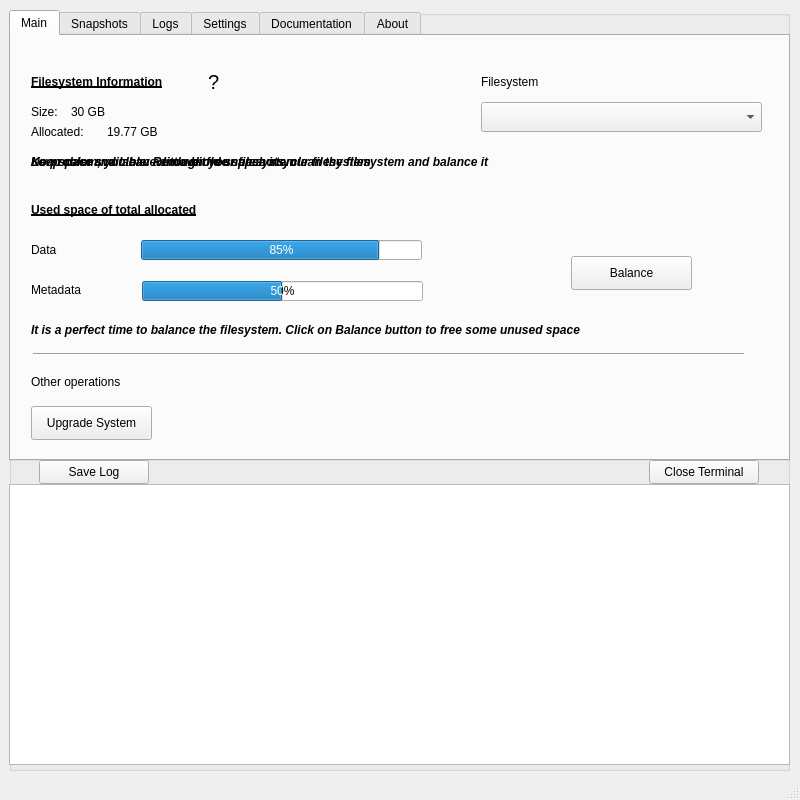
<?xml version="1.0" encoding="UTF-8"?>
<ui version="4.0">
 <class>mainWindow</class>
 <widget class="QMainWindow" name="mainWindow">
  <property name="geometry">
   <rect>
    <x>0</x>
    <y>0</y>
    <width>800</width>
    <height>800</height>
   </rect>
  </property>
  <property name="minimumSize">
   <size>
    <width>800</width>
    <height>600</height>
   </size>
  </property>
  <property name="maximumSize">
   <size>
    <width>800</width>
    <height>800</height>
   </size>
  </property>
  <property name="windowTitle">
   <string>ButterManager (A BTRFS Tool)</string>
  </property>
  <widget class="QWidget" name="centralwidget">
   <widget class="QWidget" name="gridLayoutWidget">
    <property name="geometry">
     <rect>
      <x>9</x>
      <y>10</y>
      <width>781</width>
      <height>761</height>
     </rect>
    </property>
    <layout class="QGridLayout" name="gridLayout">
     <item row="0" column="0">
      <widget class="QGroupBox" name="group_box">
       <property name="title">
        <string/>
       </property>
       <widget class="QTabWidget" name="tab_buttermanager">
        <property name="geometry">
         <rect>
          <x>0</x>
          <y>0</y>
          <width>781</width>
          <height>451</height>
         </rect>
        </property>
        <property name="currentIndex">
         <number>0</number>
        </property>
        <widget class="QWidget" name="tab_main">
         <attribute name="title">
          <string>Main</string>
         </attribute>
         <widget class="QPushButton" name="button_balance">
          <property name="geometry">
           <rect>
            <x>560</x>
            <y>220</y>
            <width>121</width>
            <height>34</height>
           </rect>
          </property>
          <property name="toolTip">
           <string>Balance the selected filesystem</string>
          </property>
          <property name="text">
           <string>Balance</string>
          </property>
         </widget>
         <widget class="QPushButton" name="button_upgrade_system">
          <property name="geometry">
           <rect>
            <x>20</x>
            <y>370</y>
            <width>121</width>
            <height>34</height>
           </rect>
          </property>
          <property name="toolTip">
           <string>Upgrade the system creating a previous snapshot and removing old snapshots according to configuration</string>
          </property>
          <property name="text">
           <string>Upgrade System</string>
          </property>
         </widget>
         <widget class="QLabel" name="label_filesystem_info">
          <property name="geometry">
           <rect>
            <x>20</x>
            <y>30</y>
            <width>171</width>
            <height>31</height>
           </rect>
          </property>
          <property name="font">
           <font>
            <weight>75</weight>
            <bold>true</bold>
            <underline>true</underline>
           </font>
          </property>
          <property name="text">
           <string>Filesystem Information</string>
          </property>
         </widget>
         <widget class="QProgressBar" name="progressbar_data">
          <property name="geometry">
           <rect>
            <x>130</x>
            <y>204</y>
            <width>281</width>
            <height>20</height>
           </rect>
          </property>
          <property name="value">
           <number>85</number>
          </property>
         </widget>
         <widget class="QLabel" name="label_filesystem_data">
          <property name="geometry">
           <rect>
            <x>20</x>
            <y>203</y>
            <width>31</width>
            <height>21</height>
           </rect>
          </property>
          <property name="text">
           <string>Data</string>
          </property>
         </widget>
         <widget class="QLabel" name="label_filesystem_metadata">
          <property name="geometry">
           <rect>
            <x>20</x>
            <y>243</y>
            <width>61</width>
            <height>21</height>
           </rect>
          </property>
          <property name="text">
           <string>Metadata</string>
          </property>
         </widget>
         <widget class="QProgressBar" name="progressbar_metadata">
          <property name="geometry">
           <rect>
            <x>131</x>
            <y>245</y>
            <width>281</width>
            <height>20</height>
           </rect>
          </property>
          <property name="value">
           <number>50</number>
          </property>
         </widget>
         <widget class="QLabel" name="label_filesystem">
          <property name="geometry">
           <rect>
            <x>470</x>
            <y>30</y>
            <width>81</width>
            <height>31</height>
           </rect>
          </property>
          <property name="text">
           <string>Filesystem</string>
          </property>
         </widget>
         <widget class="QComboBox" name="combobox_filesystem">
          <property name="geometry">
           <rect>
            <x>470</x>
            <y>66</y>
            <width>281</width>
            <height>30</height>
           </rect>
          </property>
         </widget>
         <widget class="Line" name="line">
          <property name="geometry">
           <rect>
            <x>22</x>
            <y>310</y>
            <width>711</width>
            <height>16</height>
           </rect>
          </property>
          <property name="orientation">
           <enum>Qt::Horizontal</enum>
          </property>
         </widget>
         <widget class="QLabel" name="label_other_operations">
          <property name="geometry">
           <rect>
            <x>20</x>
            <y>330</y>
            <width>111</width>
            <height>31</height>
           </rect>
          </property>
          <property name="text">
           <string>Other operations</string>
          </property>
         </widget>
         <widget class="QLabel" name="label_filesystem_size">
          <property name="geometry">
           <rect>
            <x>20</x>
            <y>60</y>
            <width>31</width>
            <height>31</height>
           </rect>
          </property>
          <property name="text">
           <string>Size:</string>
          </property>
         </widget>
         <widget class="QLabel" name="label_filesystem_size_value">
          <property name="geometry">
           <rect>
            <x>60</x>
            <y>60</y>
            <width>111</width>
            <height>31</height>
           </rect>
          </property>
          <property name="text">
           <string>30 GB</string>
          </property>
         </widget>
         <widget class="QLabel" name="label_filesystem_allocated">
          <property name="geometry">
           <rect>
            <x>20</x>
            <y>80</y>
            <width>71</width>
            <height>31</height>
           </rect>
          </property>
          <property name="text">
           <string>Allocated:</string>
          </property>
         </widget>
         <widget class="QLabel" name="label_filesystem_allocated_value">
          <property name="geometry">
           <rect>
            <x>96</x>
            <y>80</y>
            <width>79</width>
            <height>31</height>
           </rect>
          </property>
          <property name="text">
           <string>19.77 GB</string>
          </property>
         </widget>
         <widget class="QLabel" name="label_filesystem_lost_info">
          <property name="geometry">
           <rect>
            <x>20</x>
            <y>163</y>
            <width>201</width>
            <height>21</height>
           </rect>
          </property>
          <property name="font">
           <font>
            <weight>75</weight>
            <bold>true</bold>
            <underline>true</underline>
           </font>
          </property>
          <property name="text">
           <string>Used space of total allocated</string>
          </property>
         </widget>
         <widget class="QLabel" name="label_filesystem_info_more">
          <property name="geometry">
           <rect>
            <x>197</x>
            <y>37</y>
            <width>21</width>
            <height>18</height>
           </rect>
          </property>
          <property name="font">
           <font>
            <pointsize>15</pointsize>
           </font>
          </property>
          <property name="text">
           <string>?</string>
          </property>
         </widget>
         <widget class="QLabel" name="label_space_ok">
          <property name="geometry">
           <rect>
            <x>20</x>
            <y>110</y>
            <width>731</width>
            <height>31</height>
           </rect>
          </property>
          <property name="font">
           <font>
            <weight>75</weight>
            <italic>true</italic>
            <bold>true</bold>
           </font>
          </property>
          <property name="text">
           <string>No problem, you have enough free space in your filesystem</string>
          </property>
         </widget>
         <widget class="QLabel" name="label_space_danger">
          <property name="geometry">
           <rect>
            <x>20</x>
            <y>110</y>
            <width>731</width>
            <height>31</height>
           </rect>
          </property>
          <property name="font">
           <font>
            <weight>75</weight>
            <italic>true</italic>
            <bold>true</bold>
           </font>
          </property>
          <property name="text">
           <string>Keep calm and clean a little bit your filesystem</string>
          </property>
         </widget>
         <widget class="QLabel" name="label_space_ko">
          <property name="geometry">
           <rect>
            <x>20</x>
            <y>110</y>
            <width>731</width>
            <height>31</height>
           </rect>
          </property>
          <property name="font">
           <font>
            <weight>75</weight>
            <italic>true</italic>
            <bold>true</bold>
           </font>
          </property>
          <property name="text">
           <string>Low space svailable. Remove old snapshots, clean the filesystem and balance it</string>
          </property>
         </widget>
         <widget class="QLabel" name="label_space_data_danger">
          <property name="geometry">
           <rect>
            <x>20</x>
            <y>278</y>
            <width>731</width>
            <height>31</height>
           </rect>
          </property>
          <property name="font">
           <font>
            <weight>75</weight>
            <italic>true</italic>
            <bold>true</bold>
           </font>
          </property>
          <property name="text">
           <string>It is a perfect time to balance the filesystem. Click on Balance button to free some unused space</string>
          </property>
         </widget>
        </widget>
        <widget class="QWidget" name="tab_snapshots">
         <attribute name="title">
          <string>Snapshots</string>
         </attribute>
         <widget class="QListWidget" name="list_snapshots">
          <property name="geometry">
           <rect>
            <x>10</x>
            <y>10</y>
            <width>691</width>
            <height>401</height>
           </rect>
          </property>
          <property name="selectionMode">
           <enum>QAbstractItemView::MultiSelection</enum>
          </property>
          <property name="selectionBehavior">
           <enum>QAbstractItemView::SelectItems</enum>
          </property>
         </widget>
         <widget class="QPushButton" name="button_snapshot">
          <property name="geometry">
           <rect>
            <x>0</x>
            <y>440</y>
            <width>121</width>
            <height>34</height>
           </rect>
          </property>
          <property name="text">
           <string>Take snapshot</string>
          </property>
         </widget>
         <widget class="QPushButton" name="button_take_snapshot">
          <property name="geometry">
           <rect>
            <x>720</x>
            <y>173</y>
            <width>41</width>
            <height>34</height>
           </rect>
          </property>
          <property name="toolTip">
           <string>Take a BTRFS snapshot</string>
          </property>
          <property name="autoFillBackground">
           <bool>false</bool>
          </property>
          <property name="text">
           <string/>
          </property>
         </widget>
         <widget class="QPushButton" name="button_delete_snapshot">
          <property name="geometry">
           <rect>
            <x>720</x>
            <y>213</y>
            <width>41</width>
            <height>34</height>
           </rect>
          </property>
          <property name="toolTip">
           <string>Remove one or several BTRF snapshots</string>
          </property>
          <property name="text">
           <string/>
          </property>
         </widget>
        </widget>
        <widget class="QWidget" name="tab">
         <attribute name="title">
          <string>Logs</string>
         </attribute>
         <widget class="QListWidget" name="list_logs">
          <property name="geometry">
           <rect>
            <x>10</x>
            <y>10</y>
            <width>691</width>
            <height>401</height>
           </rect>
          </property>
          <property name="selectionMode">
           <enum>QAbstractItemView::SingleSelection</enum>
          </property>
          <property name="selectionBehavior">
           <enum>QAbstractItemView::SelectItems</enum>
          </property>
         </widget>
         <widget class="QPushButton" name="button_delete_log">
          <property name="geometry">
           <rect>
            <x>720</x>
            <y>213</y>
            <width>41</width>
            <height>34</height>
           </rect>
          </property>
          <property name="toolTip">
           <string>Remove the log selected</string>
          </property>
          <property name="text">
           <string/>
          </property>
         </widget>
         <widget class="QPushButton" name="button_view_log">
          <property name="geometry">
           <rect>
            <x>720</x>
            <y>173</y>
            <width>41</width>
            <height>34</height>
           </rect>
          </property>
          <property name="toolTip">
           <string>View the entire log</string>
          </property>
          <property name="autoFillBackground">
           <bool>false</bool>
          </property>
          <property name="text">
           <string/>
          </property>
         </widget>
        </widget>
        <widget class="QWidget" name="tab_settings">
         <attribute name="title">
          <string>Settings</string>
         </attribute>
         <widget class="QCheckBox" name="checkbox_dont_remove_snapshots">
          <property name="geometry">
           <rect>
            <x>19</x>
            <y>289</y>
            <width>241</width>
            <height>22</height>
           </rect>
          </property>
          <property name="text">
           <string>Don't remove any snapshot</string>
          </property>
         </widget>
         <widget class="QLabel" name="label_settings_upgrade">
          <property name="geometry">
           <rect>
            <x>22</x>
            <y>264</y>
            <width>141</width>
            <height>18</height>
           </rect>
          </property>
          <property name="font">
           <font>
            <weight>75</weight>
            <bold>true</bold>
            <underline>true</underline>
           </font>
          </property>
          <property name="text">
           <string>Upgrade System</string>
          </property>
         </widget>
         <widget class="QCheckBox" name="checkbox_aur">
          <property name="geometry">
           <rect>
            <x>19</x>
            <y>370</y>
            <width>201</width>
            <height>22</height>
           </rect>
          </property>
          <property name="text">
           <string>Include AUR packages</string>
          </property>
         </widget>
         <widget class="QCheckBox" name="checkbox_snap">
          <property name="geometry">
           <rect>
            <x>19</x>
            <y>350</y>
            <width>201</width>
            <height>22</height>
           </rect>
          </property>
          <property name="text">
           <string>Include snap packages</string>
          </property>
         </widget>
         <widget class="QSpinBox" name="spinbox_snapshots_to_keep">
          <property name="geometry">
           <rect>
            <x>389</x>
            <y>290</y>
            <width>41</width>
            <height>21</height>
           </rect>
          </property>
         </widget>
         <widget class="QLabel" name="label_snapshots_to_keep">
          <property name="geometry">
           <rect>
            <x>265</x>
            <y>290</y>
            <width>121</width>
            <height>20</height>
           </rect>
          </property>
          <property name="text">
           <string>Snapshots to keep</string>
          </property>
         </widget>
         <widget class="QLabel" name="label_settings_subvolumes">
          <property name="geometry">
           <rect>
            <x>22</x>
            <y>10</y>
            <width>141</width>
            <height>18</height>
           </rect>
          </property>
          <property name="font">
           <font>
            <weight>75</weight>
            <bold>true</bold>
            <underline>true</underline>
           </font>
          </property>
          <property name="text">
           <string>Subvolumes</string>
          </property>
         </widget>
         <widget class="QComboBox" name="combobox_subvolumes">
          <property name="geometry">
           <rect>
            <x>21</x>
            <y>122</y>
            <width>411</width>
            <height>32</height>
           </rect>
          </property>
         </widget>
         <widget class="QLineEdit" name="line_edit_snapshot_where">
          <property name="geometry">
           <rect>
            <x>20</x>
            <y>164</y>
            <width>411</width>
            <height>32</height>
           </rect>
          </property>
          <property name="readOnly">
           <bool>false</bool>
          </property>
         </widget>
         <widget class="QLineEdit" name="line_edit_snapshot_prefix">
          <property name="geometry">
           <rect>
            <x>20</x>
            <y>205</y>
            <width>411</width>
            <height>32</height>
           </rect>
          </property>
          <property name="readOnly">
           <bool>false</bool>
          </property>
         </widget>
         <widget class="QPushButton" name="button_edit_subvolume">
          <property name="geometry">
           <rect>
            <x>450</x>
            <y>121</y>
            <width>41</width>
            <height>34</height>
           </rect>
          </property>
          <property name="toolTip">
           <string>Edit subvolume configuration</string>
          </property>
          <property name="text">
           <string/>
          </property>
         </widget>
         <widget class="QPushButton" name="button_delete_subvolume">
          <property name="geometry">
           <rect>
            <x>507</x>
            <y>121</y>
            <width>41</width>
            <height>34</height>
           </rect>
          </property>
          <property name="toolTip">
           <string>Remove the selected subvolume</string>
          </property>
          <property name="text">
           <string/>
          </property>
         </widget>
         <widget class="QPushButton" name="button_add_subvolume">
          <property name="geometry">
           <rect>
            <x>20</x>
            <y>40</y>
            <width>111</width>
            <height>34</height>
           </rect>
          </property>
          <property name="text">
           <string>Add subvolume</string>
          </property>
         </widget>
         <widget class="QLabel" name="label_settings_subvolumes_where">
          <property name="geometry">
           <rect>
            <x>450</x>
            <y>170</y>
            <width>311</width>
            <height>18</height>
           </rect>
          </property>
          <property name="font">
           <font>
            <pointsize>8</pointsize>
            <italic>true</italic>
           </font>
          </property>
          <property name="text">
           <string>(Path where the snapshot of the subvolume is stored)</string>
          </property>
         </widget>
         <widget class="QLabel" name="label_settings_subvolumes_prefix">
          <property name="geometry">
           <rect>
            <x>450</x>
            <y>210</y>
            <width>301</width>
            <height>18</height>
           </rect>
          </property>
          <property name="font">
           <font>
            <pointsize>8</pointsize>
            <italic>true</italic>
           </font>
          </property>
          <property name="text">
           <string>(Prefix of the snapshot stored)</string>
          </property>
         </widget>
         <widget class="QPushButton" name="button_save_subvolume">
          <property name="geometry">
           <rect>
            <x>450</x>
            <y>121</y>
            <width>41</width>
            <height>34</height>
           </rect>
          </property>
          <property name="toolTip">
           <string>Apply changes</string>
          </property>
          <property name="text">
           <string/>
          </property>
         </widget>
         <widget class="QLabel" name="label_existing_subvolumes">
          <property name="geometry">
           <rect>
            <x>22</x>
            <y>99</y>
            <width>161</width>
            <height>18</height>
           </rect>
          </property>
          <property name="font">
           <font>
            <weight>50</weight>
            <bold>false</bold>
            <underline>false</underline>
           </font>
          </property>
          <property name="text">
           <string>Existing subvolumes</string>
          </property>
         </widget>
         <widget class="QCheckBox" name="checkbox_startup">
          <property name="geometry">
           <rect>
            <x>19</x>
            <y>310</y>
            <width>201</width>
            <height>22</height>
           </rect>
          </property>
          <property name="text">
           <string>Check updates at startup</string>
          </property>
         </widget>
         <widget class="QCheckBox" name="checkbox_log">
          <property name="geometry">
           <rect>
            <x>19</x>
            <y>330</y>
            <width>201</width>
            <height>22</height>
           </rect>
          </property>
          <property name="text">
           <string>Save logs automatically</string>
          </property>
         </widget>
         <widget class="QCheckBox" name="checkbox_grub_btrfs">
          <property name="geometry">
           <rect>
            <x>19</x>
            <y>390</y>
            <width>411</width>
            <height>22</height>
           </rect>
          </property>
          <property name="toolTip">
           <string>Before checking this option, make sure you have GRUB installed. After marking it, the created snapshots of the subvolume mounted as root will be modified to include the appropriate path in the /etc/fstab file</string>
          </property>
          <property name="text">
           <string>Boot the system from GRUB using snapshots</string>
          </property>
         </widget>
        </widget>
        <widget class="QWidget" name="tab_2">
         <attribute name="title">
          <string>Documentation</string>
         </attribute>
         <widget class="QLabel" name="label_documentation">
          <property name="geometry">
           <rect>
            <x>10</x>
            <y>10</y>
            <width>751</width>
            <height>211</height>
           </rect>
          </property>
          <property name="layoutDirection">
           <enum>Qt::LeftToRight</enum>
          </property>
          <property name="autoFillBackground">
           <bool>false</bool>
          </property>
          <property name="text">
           <string>For additional documentation about setting up and using Buttermanager, please go to the Wiki of the project</string>
          </property>
          <property name="alignment">
           <set>Qt::AlignCenter</set>
          </property>
         </widget>
         <widget class="QPushButton" name="button_wiki">
          <property name="geometry">
           <rect>
            <x>10</x>
            <y>190</y>
            <width>751</width>
            <height>20</height>
           </rect>
          </property>
          <property name="font">
           <font>
            <italic>true</italic>
            <underline>true</underline>
           </font>
          </property>
          <property name="cursor">
           <cursorShape>PointingHandCursor</cursorShape>
          </property>
          <property name="autoFillBackground">
           <bool>false</bool>
          </property>
          <property name="styleSheet">
           <string notr="true">border: none;</string>
          </property>
          <property name="text">
           <string>https://github.com/egara/buttermanager/wiki</string>
          </property>
         </widget>
        </widget>
        <widget class="QWidget" name="tab_about">
         <attribute name="title">
          <string>About</string>
         </attribute>
         <widget class="QLabel" name="label_logo">
          <property name="geometry">
           <rect>
            <x>370</x>
            <y>100</y>
            <width>50</width>
            <height>50</height>
           </rect>
          </property>
          <property name="text">
           <string>Logo</string>
          </property>
          <property name="alignment">
           <set>Qt::AlignCenter</set>
          </property>
         </widget>
         <widget class="QLabel" name="label_app_name">
          <property name="geometry">
           <rect>
            <x>286</x>
            <y>179</y>
            <width>221</width>
            <height>20</height>
           </rect>
          </property>
          <property name="font">
           <font>
            <weight>75</weight>
            <bold>true</bold>
           </font>
          </property>
          <property name="text">
           <string>ButterManager (A BTRFS Tool)</string>
          </property>
          <property name="alignment">
           <set>Qt::AlignCenter</set>
          </property>
         </widget>
         <widget class="QLabel" name="label_app_version">
          <property name="geometry">
           <rect>
            <x>290</x>
            <y>200</y>
            <width>211</width>
            <height>20</height>
           </rect>
          </property>
          <property name="font">
           <font>
            <weight>75</weight>
            <bold>true</bold>
           </font>
          </property>
          <property name="text">
           <string>v1.9</string>
          </property>
          <property name="alignment">
           <set>Qt::AlignCenter</set>
          </property>
         </widget>
         <widget class="QLabel" name="label_app_developer">
          <property name="geometry">
           <rect>
            <x>290</x>
            <y>230</y>
            <width>211</width>
            <height>16</height>
           </rect>
          </property>
          <property name="font">
           <font>
            <weight>50</weight>
            <bold>false</bold>
           </font>
          </property>
          <property name="text">
           <string>Eloy García Almadén</string>
          </property>
          <property name="alignment">
           <set>Qt::AlignCenter</set>
          </property>
         </widget>
         <widget class="QLabel" name="label_app_email">
          <property name="geometry">
           <rect>
            <x>290</x>
            <y>250</y>
            <width>211</width>
            <height>16</height>
           </rect>
          </property>
          <property name="font">
           <font>
            <weight>50</weight>
            <bold>false</bold>
           </font>
          </property>
          <property name="text">
           <string>eloy.garcia.pca@gmail.com</string>
          </property>
          <property name="alignment">
           <set>Qt::AlignCenter</set>
          </property>
         </widget>
         <widget class="QLabel" name="label_app_developer_2">
          <property name="geometry">
           <rect>
            <x>290</x>
            <y>300</y>
            <width>211</width>
            <height>16</height>
           </rect>
          </property>
          <property name="font">
           <font>
            <weight>50</weight>
            <bold>false</bold>
           </font>
          </property>
          <property name="text">
           <string>Jaime Álvarez Fernández (Icon)</string>
          </property>
          <property name="alignment">
           <set>Qt::AlignCenter</set>
          </property>
         </widget>
         <widget class="QPushButton" name="button_github">
          <property name="geometry">
           <rect>
            <x>230</x>
            <y>268</y>
            <width>331</width>
            <height>20</height>
           </rect>
          </property>
          <property name="font">
           <font>
            <italic>true</italic>
            <underline>true</underline>
           </font>
          </property>
          <property name="cursor">
           <cursorShape>PointingHandCursor</cursorShape>
          </property>
          <property name="autoFillBackground">
           <bool>false</bool>
          </property>
          <property name="styleSheet">
           <string notr="true">border: none;</string>
          </property>
          <property name="text">
           <string>https://github.com/egara/buttermanager</string>
          </property>
         </widget>
        </widget>
       </widget>
       <widget class="QTextEdit" name="text_edit_console">
        <property name="geometry">
         <rect>
          <x>0</x>
          <y>474</y>
          <width>781</width>
          <height>281</height>
         </rect>
        </property>
       </widget>
       <widget class="QPushButton" name="button_close_terminal">
        <property name="geometry">
         <rect>
          <x>640</x>
          <y>450</y>
          <width>110</width>
          <height>24</height>
         </rect>
        </property>
        <property name="font">
         <font>
          <weight>50</weight>
          <italic>false</italic>
          <bold>false</bold>
          <underline>false</underline>
          <strikeout>false</strikeout>
          <kerning>true</kerning>
         </font>
        </property>
        <property name="toolTip">
         <string>Close the terminal below</string>
        </property>
        <property name="layoutDirection">
         <enum>Qt::LeftToRight</enum>
        </property>
        <property name="text">
         <string>Close Terminal</string>
        </property>
       </widget>
       <widget class="QPushButton" name="button_save_log">
        <property name="geometry">
         <rect>
          <x>30</x>
          <y>450</y>
          <width>110</width>
          <height>24</height>
         </rect>
        </property>
        <property name="font">
         <font>
          <weight>50</weight>
          <italic>false</italic>
          <bold>false</bold>
          <underline>false</underline>
          <strikeout>false</strikeout>
          <kerning>true</kerning>
         </font>
        </property>
        <property name="toolTip">
         <string>Save the log in a txt file</string>
        </property>
        <property name="layoutDirection">
         <enum>Qt::LeftToRight</enum>
        </property>
        <property name="text">
         <string>Save Log</string>
        </property>
       </widget>
      </widget>
     </item>
    </layout>
   </widget>
  </widget>
  <widget class="QStatusBar" name="statusbar"/>
 </widget>
 <resources/>
 <connections/>
</ui>
